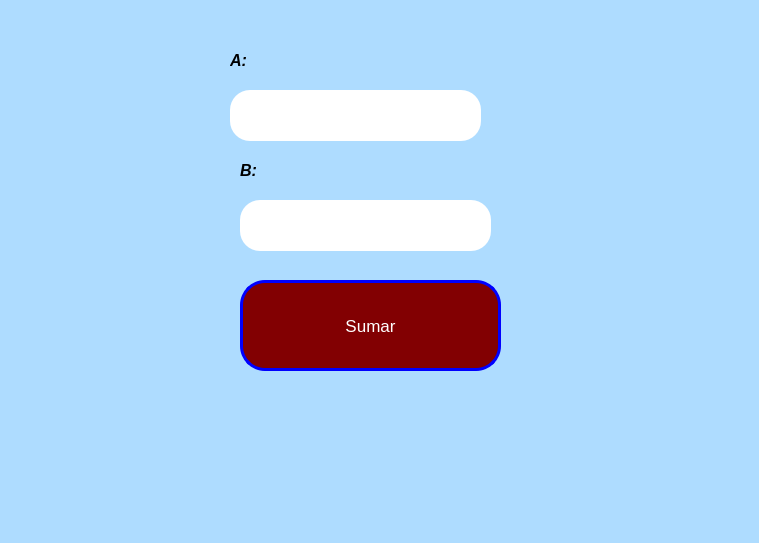
<?xml version="1.0" encoding="UTF-8"?>
<ui version="4.0">
 <class>MainWindow</class>
 <widget class="QMainWindow" name="MainWindow">
  <property name="geometry">
   <rect>
    <x>0</x>
    <y>0</y>
    <width>759</width>
    <height>543</height>
   </rect>
  </property>
  <property name="windowTitle">
   <string>MainWindow</string>
  </property>
  <property name="styleSheet">
   <string notr="true">background-color: rgb(174, 220, 255);</string>
  </property>
  <widget class="QWidget" name="centralwidget">
   <widget class="QPushButton" name="btn_sumar">
    <property name="geometry">
     <rect>
      <x>240</x>
      <y>280</y>
      <width>261</width>
      <height>91</height>
     </rect>
    </property>
    <property name="font">
     <font>
      <pointsize>13</pointsize>
      <weight>50</weight>
      <bold>false</bold>
     </font>
    </property>
    <property name="styleSheet">
     <string notr="true">background-color: rgb(130, 0, 2);
color: rgb(255, 255, 255);
border-radius:25px;
border: 3px solid blue;</string>
    </property>
    <property name="text">
     <string>Sumar</string>
    </property>
   </widget>
   <widget class="QLineEdit" name="txt_A">
    <property name="geometry">
     <rect>
      <x>230</x>
      <y>90</y>
      <width>251</width>
      <height>51</height>
     </rect>
    </property>
    <property name="font">
     <font>
      <pointsize>15</pointsize>
      <weight>50</weight>
      <italic>true</italic>
      <bold>false</bold>
     </font>
    </property>
    <property name="styleSheet">
     <string notr="true">background-color: rgb(255, 255, 255);
border-radius:20px;
</string>
    </property>
    <property name="text">
     <string/>
    </property>
    <property name="alignment">
     <set>Qt::AlignCenter</set>
    </property>
   </widget>
   <widget class="QLabel" name="label">
    <property name="geometry">
     <rect>
      <x>230</x>
      <y>50</y>
      <width>151</width>
      <height>21</height>
     </rect>
    </property>
    <property name="text">
     <string>&lt;html&gt;&lt;head/&gt;&lt;body&gt;&lt;p&gt;&lt;span style=&quot; font-size:12pt; font-weight:600; font-style:italic;&quot;&gt;A:&lt;/span&gt;&lt;/p&gt;&lt;/body&gt;&lt;/html&gt;</string>
    </property>
   </widget>
   <widget class="QLabel" name="label_3">
    <property name="geometry">
     <rect>
      <x>240</x>
      <y>160</y>
      <width>151</width>
      <height>21</height>
     </rect>
    </property>
    <property name="text">
     <string>&lt;html&gt;&lt;head/&gt;&lt;body&gt;&lt;p&gt;&lt;span style=&quot; font-size:12pt; font-weight:600; font-style:italic;&quot;&gt;B:&lt;/span&gt;&lt;/p&gt;&lt;/body&gt;&lt;/html&gt;</string>
    </property>
   </widget>
   <widget class="QLineEdit" name="txt_B">
    <property name="geometry">
     <rect>
      <x>240</x>
      <y>200</y>
      <width>251</width>
      <height>51</height>
     </rect>
    </property>
    <property name="font">
     <font>
      <pointsize>15</pointsize>
      <weight>50</weight>
      <italic>true</italic>
      <bold>false</bold>
     </font>
    </property>
    <property name="styleSheet">
     <string notr="true">background-color: rgb(255, 255, 255);
border-radius:20px;
</string>
    </property>
    <property name="text">
     <string/>
    </property>
    <property name="alignment">
     <set>Qt::AlignCenter</set>
    </property>
   </widget>
  </widget>
  <widget class="QMenuBar" name="menubar">
   <property name="geometry">
    <rect>
     <x>0</x>
     <y>0</y>
     <width>759</width>
     <height>26</height>
    </rect>
   </property>
  </widget>
  <widget class="QStatusBar" name="statusbar"/>
 </widget>
 <resources/>
 <connections/>
</ui>
